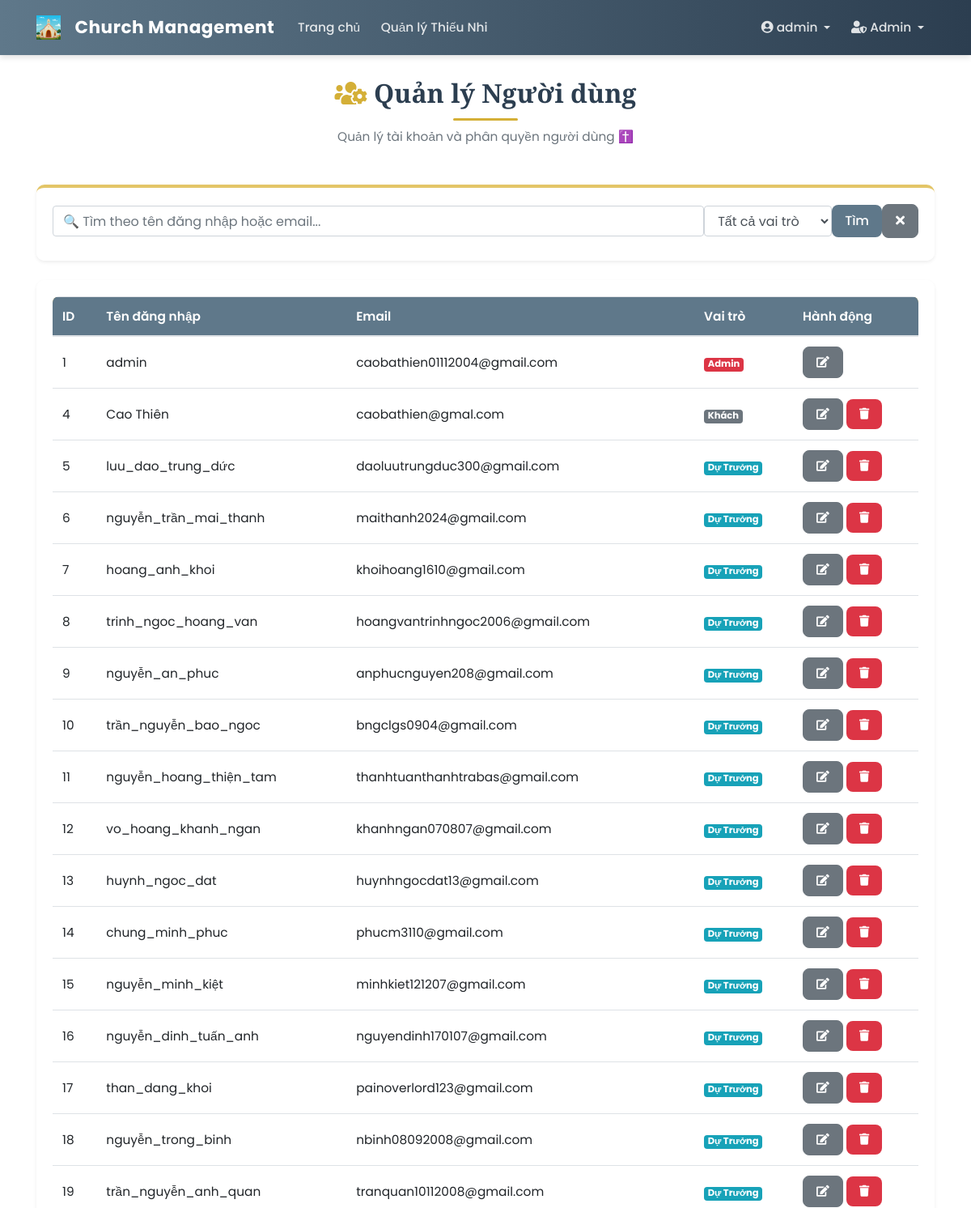
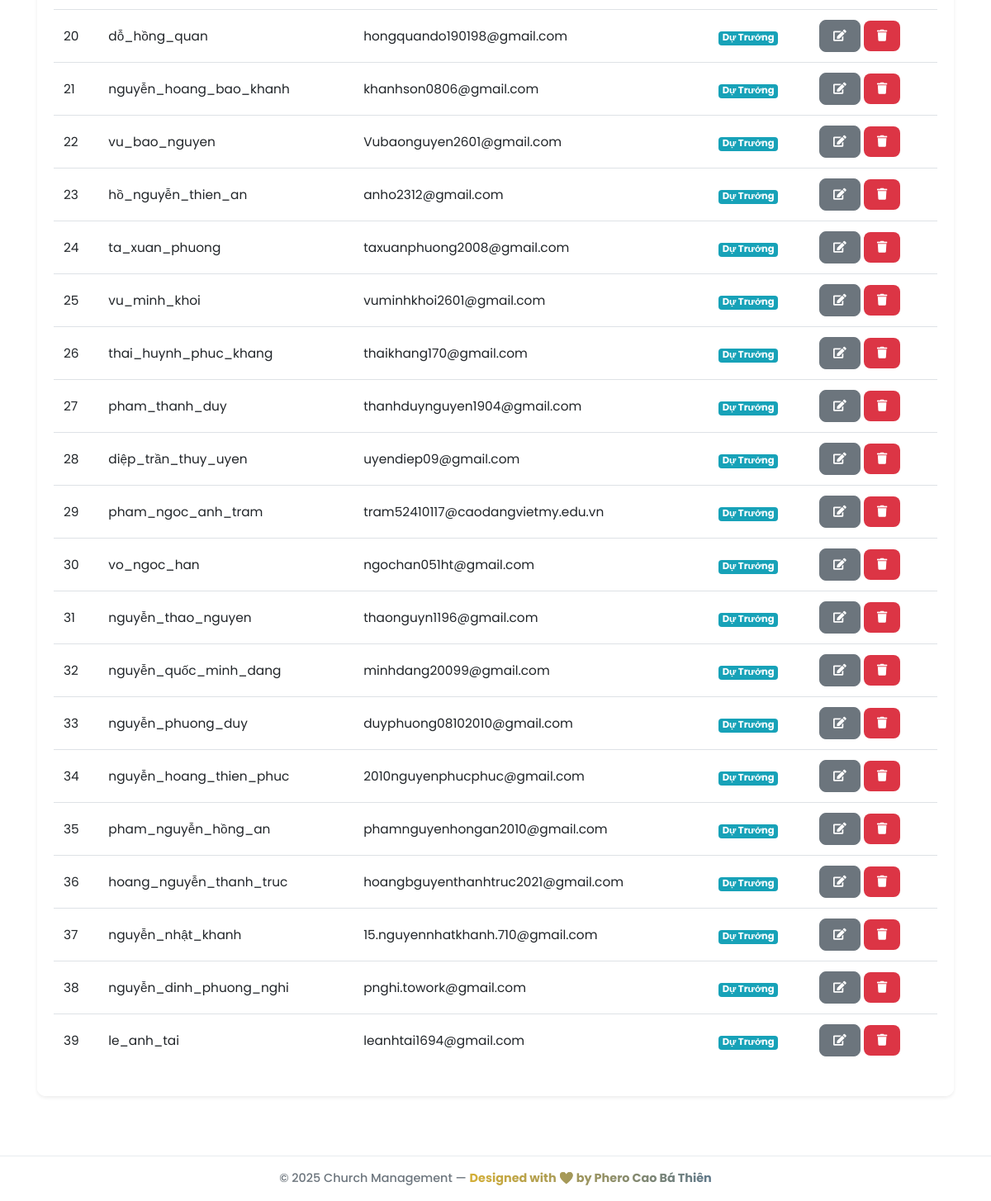
The app's page /admin/users (signed in) with its own data (2 pictures, top to bottom).
### app/models/user.py (models this page shows, shortened)
class User(db.Model, UserMixin):
    __tablename__ = 'user'
    id = db.Column(db.Integer, primary_key=True)
    username = db.Column(db.String(20), unique=True, nullable=False)
    email = db.Column(db.String(120), unique=True, nullable=False)
    password_hash = db.Column(db.String(60), nullable=False)
    role = db.Column(db.String(50), nullable=False, default='guest')
    created_at = db.Column(db.DateTime, nullable=False, default=datetime.utcnow)
    profile = db.relationship(
        'UserProfile',
        back_populates='user',
        uselist=False,
        cascade='all, delete-orphan'
    )
    assigned_classes = db.relationship(
        'ClassModel',
        secondary=class_leaders_association,
        back_populates='leaders',
        lazy='dynamic'
    )
    announcements = db.relationship('Announcement', backref='author', lazy=True)
    feedbacks = db.relationship('Feedback', backref='sender', lazy=True)
    @property
    def password(self):
        """Ngăn chặn việc đọc trực tiếp mật khẩu."""
        raise AttributeError('password is not a readable attribute')
    def is_admin(self):
        return self.role == 'admin'

### app/controllers/account_controller.py (the view)
@account_bp.route('/admin/users', methods=['GET', 'POST'])
@login_required
@admin_required
def user_list():
    from app.forms import SearchUserForm
    search_form = SearchUserForm(request.form if request.method == 'POST' else request.args)
    search_term = None
    role_filter = None
    if request.method == 'POST' and 'submit_search' in request.form and search_form.validate():
        search_term = search_form.search_term.data
        role_filter = search_form.role_filter.data
    elif request.method == 'GET':
        search_term = request.args.get('search_term', None)
        role_filter = request.args.get('role_filter', None)
        if search_term:
            search_form.search_term.data = search_term
        if role_filter:
            search_form.role_filter.data = role_filter
    query = User.query
    if search_term:
        search_pattern = f"%{search_term}%"
        query = query.filter(
            (User.username.ilike(search_pattern)) |
            (User.email.ilike(search_pattern))
        )
    if role_filter:
        query = query.filter(User.role == role_filter)
    users = query.all()
    return render_template('admin/user_list.html', title='Quản lý Người dùng', users=users, search_form=search_form)

### app/forms.py
class SearchUserForm(FlaskForm):
    search_term = StringField('Tìm kiếm (Tên đăng nhập hoặc Email)', validators=[Optional()])
    role_filter = SelectField('Lọc theo vai trò', choices=[
        ('', 'Tất cả vai trò'),
        ('guest', 'Khách'),
        ('huynh_truong', 'Huynh Trưởng'),
        ('du_truong', 'Dự Trưởng'),
        ('admin', 'Admin')
    ], validators=[Optional()], default='')
    submit_search = SubmitField('Tìm')

### app/models/user.py (called while the page is built)
@login_manager.user_loader
def load_user(user_id):
    return User.query.get(int(user_id))

### app/templates/admin/user_list.html (shortened to what this page needs)
{% extends "base.html" %}
{% block content %}
<link rel="stylesheet" href="{{ url_for('static', filename='css/student_list.css') }}">
<div class="page-header text-center mb-5">
    <h1 class="page-title"><i class="fas fa-users-cog text-gold me-2"></i> Quản lý Người dùng</h1>
    <p class="text-muted">Quản lý tài khoản và phân quyền người dùng ✝️</p>
</div>
<div class="card shadow-sm mb-4 search-filter-card">
    <div class="card-body">
        {% if search_form %}
        <form method="POST" action="{{ url_for('account.user_list') }}" class="form-inline flex-wrap">
            <div class="form-group flex-grow-1 mb-2 me-2">
                {{ search_form.search_term(class="form-control w-100", placeholder="🔍 Tìm theo tên đăng nhập hoặc email...") }}
            </div>
            <div class="form-group mb-2 me-2">
                {{ search_form.role_filter(class="form-control") }}
            </div>
            {{ search_form.submit_search(class="btn btn-primary mb-2 me-2") }}
            <a href="{{ url_for('account.user_list') }}" class="btn btn-secondary mb-2" title="Xóa bộ lọc">
                <i class="fas fa-times"></i>
            </a>
        </form>
        {% else %}
        <p class="text-muted">Form tìm kiếm không khả dụng.</p>
        {% endif %}
    </div>
</div>
<div class="card shadow-sm">
    <div class="card-body">
        <div class="table-responsive">
            <table class="table table-hover align-middle">
                <thead class="table-gold">
                    <tr>
                        <th>ID</th>
                        <th>Tên đăng nhập</th>
                        <th>Email</th>
                        <th>Vai trò</th>
                        <th>Hành động</th>
                    </tr>
                </thead>
                <tbody>
                    {% for user in users %}
                    <tr>
                        <td>{{ user.id }}</td>
                        <td>{{ user.username }}</td>
                        <td>{{ user.email }}</td>
                        <td>
                            <span class="badge badge-{% if user.role == 'admin' %}danger{% elif user.role == 'huynh_truong' %}primary{% elif user.role == 'du_truong' %}info{% else %}secondary{% endif %}">
                                {% if user.role == 'huynh_truong' %}Huynh Trưởng
                                {% elif user.role == 'du_truong' %}Dự Trưởng
                                {% elif user.role == 'admin' %}Admin
                                {% else %}Khách{% endif %}
                            </span>
                        </td>
                        <td>
                            <a href="{{ url_for('account.edit_user', user_id=user.id) }}" class="btn btn-secondary btn-sm" title="Sửa"><i class="fas fa-edit"></i></a>
                            {% if user.id != current_user.id %}
                            <form action="{{ url_for('account.delete_user', user_id=user.id) }}" method="POST" class="d-inline" onsubmit="return confirm('Bạn có chắc chắn muốn xóa người dùng "{{ user.username }}"?');">
                                <button type="submit" class="btn btn-danger btn-sm" title="Xóa">
                                    <i class="fas fa-trash"></i>
                                </button>
                            </form>
                            {% endif %}
                        </td>
                    </tr>
                    {% else %}
                    <tr>
                        <td colspan="5" class="text-center text-muted py-4">
                            ⛪ Không có người dùng nào.
                        </td>
                    </tr>
                    {% endfor %}
                </tbody>
            </table>
        </div>
    </div>
</div>
{% endblock content %}

### app/templates/base.html (shortened to what this page needs)
<!DOCTYPE html>
<html lang="vi">
<head>
    <link rel="stylesheet" href="https://stackpath.bootstrapcdn.com/bootstrap/4.5.2/css/bootstrap.min.css">
    <link rel="stylesheet" href="https://cdnjs.cloudflare.com/ajax/libs/font-awesome/5.15.3/css/all.min.css">
    <link rel="stylesheet" href="{{ url_for('static', filename='css/style.css') }}">
</head>
<body>
    <header class="site-header">
        <nav class="navbar navbar-expand-lg navbar-dark custom-navbar fixed-top">
            <div class="container">
                <a class="navbar-brand d-flex align-items-center" href="{{ url_for('main_routes.home') }}">
                <img src="{{ url_for('static', filename='img/Church.png') }}" alt="Church" class="Church mr-2" style="height: 30px; width: auto;">
                <span class="brand-text">Church Management</span>
            </a>
                <div class="collapse navbar-collapse" id="navbarToggle">
                    <ul class="navbar-nav mr-auto">
                        {% if current_user.is_authenticated %}
                            <li class="nav-item"><a class="nav-link" href="{{ url_for('main_routes.home') }}">Trang chủ</a></li>
                            <li class="nav-item"><a class="nav-link" href="{{ url_for('student.list_students') }}">Quản lý Thiếu Nhi</a></li>
                        {% endif %}
                    </ul>
                    <ul class="navbar-nav ml-auto">
                        {% if current_user.is_authenticated %}
                            <li class="nav-item dropdown">
                                <a class="nav-link dropdown-toggle" href="#" id="accountDropdown" data-toggle="dropdown">
                                    <i class="fas fa-user-circle"></i> {{ current_user.username }}
                                </a>
                            </li>
                            {% if current_user.role == 'admin' %}
                            <li class="nav-item dropdown">
                                <a class="nav-link dropdown-toggle" href="#" id="adminDropdown" data-toggle="dropdown">
                                    <i class="fas fa-user-shield"></i> Admin
                                </a>
                            </li>
                            {% endif %}
                        {% else %}
                            <li class="nav-item"><a class="nav-link" href="{{ url_for('auth.login') }}">Đăng nhập</a></li>
                            <li class="nav-item"><a class="nav-link" href="{{ url_for('auth.register') }}">Đăng ký</a></li>
                        {% endif %}
                    </ul>
                </div>
            </div>
        </nav>
    </header>
    <main class="main-content container mt-5 pt-5">
        {% block content %}{% endblock %}
    </main>
    <footer class="footer py-3 mt-5">
        <div class="container text-center">
            <p class="mb-0">© 2025 Church Management — <span class="text-gradient">Designed with ❤️ by Phero Cao Bá Thiên</span></p>
        </div>
    </footer>
</body>
</html>

### app/static/css/style.css (style rules this page uses)
:root { --primary-color: #8a7b5f; --secondary-color: #5f788a; --dark-color: #2c3e50; --light-color: #fdfdfd; --soft-gold: #d4af37; --muted-gray: #6c757d; --light-bg: #f8f9fa; --shadow: 0 4px 12px rgba(0, 0, 0, 0.08); --border-radius: 0.5rem; }
body { font-family: 'Poppins', sans-serif; background: linear-gradient( rgba(255, 255, 255, 0.98), rgba(255, 255, 255, 0.97) ), url('https://source.unsplash.com/1600x900/?church,stained-glass,light,cathedral'); background-size: cover; background-attachment: fixed; background-position: center; color: var(--dark-color); display: flex; flex-direction: column; min-height: 100vh; font-size: 0.96rem; }
a { color: var(--secondary-color); text-decoration: none; transition: color 0.2s ease-in-out; }
h1, h2, h3, h4, h5 { font-family: 'Playfair Display', serif; font-weight: 600; color: var(--dark-color); }
h1 { text-align: center; font-size: 2rem; position: relative; }
h1::after { content: ""; display: block; width: 80px; height: 3px; background: var(--soft-gold); margin: 12px auto 0; border-radius: 3px; }
.custom-navbar { background: linear-gradient(90deg, var(--secondary-color), var(--dark-color)); box-shadow: 0 2px 8px rgba(0,0,0,0.15); padding: 0.8rem 1rem; }
.brand-text { font-weight: 700; font-size: 1.35rem; color: #fff; margin-left: 0.6rem; letter-spacing: 0.5px; }
.nav-link { color: rgba(255, 255, 255, 0.85) !important; font-weight: 500; transition: color 0.2s; margin: 0 0.3rem; }
.card { background-color: #fff; border: none; border-radius: var(--border-radius); box-shadow: var(--shadow); margin-bottom: 1.5rem; transition: transform 0.2s ease; }
.table { background: #fff; border-radius: var(--border-radius); overflow: hidden; }
.table thead th { background-color: var(--secondary-color); color: #fff; font-weight: 600; }
.btn { font-weight: 500; border-radius: var(--border-radius); padding: 0.5rem 1rem; transition: all 0.2s ease; }
.btn-primary { background-color: var(--secondary-color); border: none; color: white; }
.btn-danger { background-color: #dc3545; border: none; }
.footer { background: #fff; border-top: 1px solid #e9ecef; padding: 1rem; text-align: center; font-weight: 500; font-size: 0.9rem; color: var(--muted-gray); }
.text-gradient { background: linear-gradient(90deg, var(--soft-gold), var(--secondary-color)); -webkit-background-clip: text; -webkit-text-fill-color: transparent; font-weight: 700; }

### app/static/css/student_list.css (style rules this page uses)
body { background: linear-gradient(rgba(255,255,255,0.94), rgba(255,255,255,0.97)), url('https://source.unsplash.com/1600x900/?church,light,children'); background-size: cover; background-attachment: fixed; font-family: 'Poppins', sans-serif; color: #333; }
.page-title { font-weight: 600; color: #2c3e50; }
.text-gold { color: #d4af37; }
.table-gold { background-color: #e3c567; color: #333; }
.card { border: none; border-radius: 10px; background: rgba(255,255,255,0.95); }
.search-filter-card { border-top: 4px solid #e3c567; }
.table th, .table td { vertical-align: middle; }

### records on screen
User: username "admin", id "1", email "caobathien01112004@gmail.com", role "Admin"
User: id "4", username "Cao Thiên", email "caobathien@gmal.com", role "Khách"
User: id "5", username "luu_dao_trung_dức", email "daoluutrungduc300@gmail.com", role "Dự Trưởng"
User: id "6", username "nguyễn_trần_mai_thanh", email "maithanh2024@gmail.com", role "Dự Trưởng"
User: id "7", username "hoang_anh_khoi", email "khoihoang1610@gmail.com", role "Dự Trưởng"
User: id "8", username "trinh_ngoc_hoang_van", email "hoangvantrinhngoc2006@gmail.com", role "Dự Trưởng"
User: id "9", username "nguyễn_an_phuc", email "anphucnguyen208@gmail.com", role "Dự Trưởng"
User: id "10", username "trần_nguyễn_bao_ngoc", email "bngclgs0904@gmail.com", role "Dự Trưởng"
User: id "11", username "nguyễn_hoang_thiện_tam", email "thanhtuanthanhtrabas@gmail.com", role "Dự Trưởng"
User: id "12", username "vo_hoang_khanh_ngan", email "khanhngan070807@gmail.com", role "Dự Trưởng"
User: id "13", username "huynh_ngoc_dat", email "huynhngocdat13@gmail.com", role "Dự Trưởng"
User: id "14", username "chung_minh_phuc", email "phucm3110@gmail.com", role "Dự Trưởng"
User: id "15", username "nguyễn_minh_kiệt", email "minhkiet121207@gmail.com", role "Dự Trưởng"
User: id "16", username "nguyễn_dinh_tuấn_anh", email "nguyendinh170107@gmail.com", role "Dự Trưởng"
User: id "17", username "than_dang_khoi", email "painoverlord123@gmail.com", role "Dự Trưởng"
User: id "18", username "nguyễn_trong_binh", email "nbinh08092008@gmail.com", role "Dự Trưởng"
User: id "19", username "trần_nguyễn_anh_quan", email "tranquan10112008@gmail.com", role "Dự Trưởng"
User: id "20", username "dỗ_hồng_quan", email "hongquando190198@gmail.com", role "Dự Trưởng"
User: id "21", username "nguyễn_hoang_bao_khanh", email "khanhson0806@gmail.com", role "Dự Trưởng"
User: id "22", username "vu_bao_nguyen", email "Vubaonguyen2601@gmail.com", role "Dự Trưởng"
User: id "23", username "hồ_nguyễn_thien_an", email "anho2312@gmail.com", role "Dự Trưởng"
User: id "24", username "ta_xuan_phuong", email "taxuanphuong2008@gmail.com", role "Dự Trưởng"
User: id "25", username "vu_minh_khoi", email "vuminhkhoi2601@gmail.com", role "Dự Trưởng"
User: id "26", username "thai_huynh_phuc_khang", email "thaikhang170@gmail.com", role "Dự Trưởng"
User: id "27", username "pham_thanh_duy", email "thanhduynguyen1904@gmail.com", role "Dự Trưởng"
User: id "28", username "diệp_trần_thuy_uyen", email "uyendiep09@gmail.com", role "Dự Trưởng"
User: id "29", username "pham_ngoc_anh_tram", email "tram52410117@caodangvietmy.edu.vn", role "Dự Trưởng"
User: id "30", username "vo_ngoc_han", email "ngochan051ht@gmail.com", role "Dự Trưởng"
User: id "31", username "nguyễn_thao_nguyen", email "thaonguyn1196@gmail.com", role "Dự Trưởng"
User: id "32", username "nguyễn_quốc_minh_dang", email "minhdang20099@gmail.com", role "Dự Trưởng"
User: id "33", username "nguyễn_phuong_duy", email "duyphuong08102010@gmail.com", role "Dự Trưởng"
User: id "34", username "nguyễn_hoang_thien_phuc", email "2010nguyenphucphuc@gmail.com", role "Dự Trưởng"
User: id "35", username "pham_nguyễn_hồng_an", email "phamnguyenhongan2010@gmail.com", role "Dự Trưởng"
User: id "36", username "hoang_nguyễn_thanh_truc", email "hoangbguyenthanhtruc2021@gmail.com", role "Dự Trưởng"
User: id "37", username "nguyễn_nhật_khanh", email "15.nguyennhatkhanh.710@gmail.com", role "Dự Trưởng"
User: id "38", username "nguyễn_dinh_phuong_nghi", email "pnghi.towork@gmail.com", role "Dự Trưởng"
User: id "39", username "le_anh_tai", email "leanhtai1694@gmail.com", role "Dự Trưởng"
